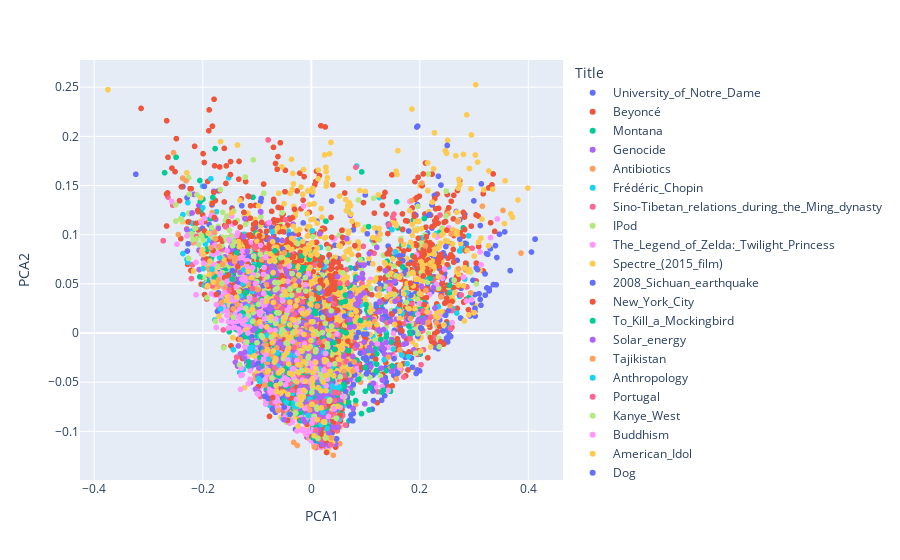

Notebook cell for this chart:
### Code cell
from sklearn.decomposition import PCA
import plotly.express as px

# Reduce to 2D using PCA
pca = PCA(n_components=2)
reduced_embeddings = pca.fit_transform(reduced_embeddings)

# Create a DataFrame for plotting
import pandas as pd
df = pd.DataFrame({
    'PCA1': reduced_embeddings[:, 0],
    'PCA2': reduced_embeddings[:, 1],
    'Title': titles  # this should be aligned with the embeddings
})

# Plot with color by title
fig = px.scatter(
    df,
    x='PCA1',
    y='PCA2',
    color='Title',
    # title='2D PCA of Question Embeddings Colored by Title',
    hover_data=['Title']
)
fig.show()
# fig.write_html("pca_plot_all_tfidf.html")

### Figure 1 — Plotly figure (JSON) as saved in the notebook; plotly's stock layout.template omitted (floating-point values rounded to 4 significant figures; data arrays with more than 128 entries replaced by an {"elided": "..."} marker saying what was removed)
{"data": [{"customdata": {"elided": "269x1 str values"}, "hovertemplate": "Title=%{customdata[0]}<br>PCA1=%{x}<br>PCA2=%{y}<extra></extra>", "legendgroup": "University_of_Notre_Dame", "marker": {"color": "#636efa", "symbol": "circle"}, "mode": "markers", "name": "University_of_Notre_Dame", "showlegend": true, "type": "scattergl", "x": {"elided": "269 float values"}, "xaxis": "x", "y": {"elided": "269 float values"}, "yaxis": "y"}, {"customdata": {"elided": "758x1 str values"}, "hovertemplate": "Title=%{customdata[0]}<br>PCA1=%{x}<br>PCA2=%{y}<extra></extra>", "legendgroup": "Beyoncé", "marker": {"color": "#EF553B", "symbol": "circle"}, "mode": "markers", "name": "Beyoncé", "showlegend": true, "type": "scattergl", "x": {"elided": "758 float values"}, "xaxis": "x", "y": {"elided": "758 float values"}, "yaxis": "y"}, {"customdata": {"elided": "150x1 str values"}, "hovertemplate": "Title=%{customdata[0]}<br>PCA1=%{x}<br>PCA2=%{y}<extra></extra>", "legendgroup": "Montana", "marker": {"color": "#00cc96", "symbol": "circle"}, "mode": "markers", "name": "Montana", "showlegend": true, "type": "scattergl", "x": {"elided": "150 float values"}, "xaxis": "x", "y": {"elided": "150 float values"}, "yaxis": "y"}, {"customdata": {"elided": "137x1 str values"}, "hovertemplate": "Title=%{customdata[0]}<br>PCA1=%{x}<br>PCA2=%{y}<extra></extra>", "legendgroup": "Genocide", "marker": {"color": "#ab63fa", "symbol": "circle"}, "mode": "markers", "name": "Genocide", "showlegend": true, "type": "scattergl", "x": {"elided": "137 float values"}, "xaxis": "x", "y": {"elided": "137 float values"}, "yaxis": "y"}, {"customdata": {"elided": "169x1 str values"}, "hovertemplate": "Title=%{customdata[0]}<br>PCA1=%{x}<br>PCA2=%{y}<extra></extra>", "legendgroup": "Antibiotics", "marker": {"color": "#FFA15A", "symbol": "circle"}, "mode": "markers", "name": "Antibiotics", "showlegend": true, "type": "scattergl", "x": {"elided": "169 float values"}, "xaxis": "x", "y": {"elided": "169 float values"}, "yaxis": "y"}, {"customdata": {"elided": "697x1 str values"}, "hovertemplate": "Title=%{customdata[0]}<br>PCA1=%{x}<br>PCA2=%{y}<extra></extra>", "legendgroup": "Frédéric_Chopin", "marker": {"color": "#19d3f3", "symbol": "circle"}, "mode": "markers", "name": "Frédéric_Chopin", "showlegend": true, "type": "scattergl", "x": {"elided": "697 float values"}, "xaxis": "x", "y": {"elided": "697 float values"}, "yaxis": "y"}, {"customdata": {"elided": "291x1 str values"}, "hovertemplate": "Title=%{customdata[0]}<br>PCA1=%{x}<br>PCA2=%{y}<extra></extra>", "legendgroup": "Sino-Tibetan_relations_during_the_Ming_dynasty", "marker": {"color": "#FF6692", "symbol": "circle"}, "mode": "markers", "name": "Sino-Tibetan_relations_during_the_Ming_dynasty", "showlegend": true, "type": "scattergl", "x": {"elided": "291 float values"}, "xaxis": "x", "y": {"elided": "291 float values"}, "yaxis": "y"}, {"customdata": {"elided": "327x1 str values"}, "hovertemplate": "Title=%{customdata[0]}<br>PCA1=%{x}<br>PCA2=%{y}<extra></extra>", "legendgroup": "IPod", "marker": {"color": "#B6E880", "symbol": "circle"}, "mode": "markers", "name": "IPod", "showlegend": true, "type": "scattergl", "x": {"elided": "327 float values"}, "xaxis": "x", "y": {"elided": "327 float values"}, "yaxis": "y"}, {"customdata": {"elided": "214x1 str values"}, "hovertemplate": "Title=%{customdata[0]}<br>PCA1=%{x}<br>PCA2=%{y}<extra></extra>", "legendgroup": "The_Legend_of_Zelda:_Twilight_Princess", "marker": {"color": "#FF97FF", "symbol": "circle"}, "mode": "markers", "name": "The_Legend_of_Zelda:_Twilight_Princess", "showlegend": true, "type": "scattergl", "x": {"elided": "214 float values"}, "xaxis": "x", "y": {"elided": "214 float values"}, "yaxis": "y"}, {"customdata": {"elided": "274x1 str values"}, "hovertemplate": "Title=%{customdata[0]}<br>PCA1=%{x}<br>PCA2=%{y}<extra></extra>", "legendgroup": "Spectre_(2015_film)", "marker": {"color": "#FECB52", "symbol": "circle"}, "mode": "markers", "name": "Spectre_(2015_film)", "showlegend": true, "type": "scattergl", "x": {"elided": "274 float values"}, "xaxis": "x", "y": {"elided": "274 float values"}, "yaxis": "y"}, {"customdata": {"elided": "521x1 str values"}, "hovertemplate": "Title=%{customdata[0]}<br>PCA1=%{x}<br>PCA2=%{y}<extra></extra>", "legendgroup": "2008_Sichuan_earthquake", "marker": {"color": "#636efa", "symbol": "circle"}, "mode": "markers", "name": "2008_Sichuan_earthquake", "showlegend": true, "type": "scattergl", "x": {"elided": "521 float values"}, "xaxis": "x", "y": {"elided": "521 float values"}, "yaxis": "y"}, {"customdata": {"elided": "817x1 str values"}, "hovertemplate": "Title=%{customdata[0]}<br>PCA1=%{x}<br>PCA2=%{y}<extra></extra>", "legendgroup": "New_York_City", "marker": {"color": "#EF553B", "symbol": "circle"}, "mode": "markers", "name": "New_York_City", "showlegend": true, "type": "scattergl", "x": {"elided": "817 float values"}, "xaxis": "x", "y": {"elided": "817 float values"}, "yaxis": "y"}, {"customdata": {"elided": "228x1 str values"}, "hovertemplate": "Title=%{customdata[0]}<br>PCA1=%{x}<br>PCA2=%{y}<extra></extra>", "legendgroup": "To_Kill_a_Mockingbird", "marker": {"color": "#00cc96", "symbol": "circle"}, "mode": "markers", "name": "To_Kill_a_Mockingbird", "showlegend": true, "type": "scattergl", "x": {"elided": "228 float values"}, "xaxis": "x", "y": {"elided": "228 float values"}, "yaxis": "y"}, {"customdata": {"elided": "250x1 str values"}, "hovertemplate": "Title=%{customdata[0]}<br>PCA1=%{x}<br>PCA2=%{y}<extra></extra>", "legendgroup": "Solar_energy", "marker": {"color": "#ab63fa", "symbol": "circle"}, "mode": "markers", "name": "Solar_energy", "showlegend": true, "type": "scattergl", "x": {"elided": "250 float values"}, "xaxis": "x", "y": {"elided": "250 float values"}, "yaxis": "y"}, {"customdata": {"elided": "154x1 str values"}, "hovertemplate": "Title=%{customdata[0]}<br>PCA1=%{x}<br>PCA2=%{y}<extra></extra>", "legendgroup": "Tajikistan", "marker": {"color": "#FFA15A", "symbol": "circle"}, "mode": "markers", "name": "Tajikistan", "showlegend": true, "type": "scattergl", "x": {"elided": "154 float values"}, "xaxis": "x", "y": {"elided": "154 float values"}, "yaxis": "y"}, {"customdata": {"elided": "222x1 str values"}, "hovertemplate": "Title=%{customdata[0]}<br>PCA1=%{x}<br>PCA2=%{y}<extra></extra>", "legendgroup": "Anthropology", "marker": {"color": "#19d3f3", "symbol": "circle"}, "mode": "markers", "name": "Anthropology", "showlegend": true, "type": "scattergl", "x": {"elided": "222 float values"}, "xaxis": "x", "y": {"elided": "222 float values"}, "yaxis": "y"}, {"customdata": {"elided": "435x1 str values"}, "hovertemplate": "Title=%{customdata[0]}<br>PCA1=%{x}<br>PCA2=%{y}<extra></extra>", "legendgroup": "Portugal", "marker": {"color": "#FF6692", "symbol": "circle"}, "mode": "markers", "name": "Portugal", "showlegend": true, "type": "scattergl", "x": {"elided": "435 float values"}, "xaxis": "x", "y": {"elided": "435 float values"}, "yaxis": "y"}, {"customdata": {"elided": "428x1 str values"}, "hovertemplate": "Title=%{customdata[0]}<br>PCA1=%{x}<br>PCA2=%{y}<extra></extra>", "legendgroup": "Kanye_West", "marker": {"color": "#B6E880", "symbol": "circle"}, "mode": "markers", "name": "Kanye_West", "showlegend": true, "type": "scattergl", "x": {"elided": "428 float values"}, "xaxis": "x", "y": {"elided": "428 float values"}, "yaxis": "y"}, {"customdata": {"elided": "610x1 str values"}, "hovertemplate": "Title=%{customdata[0]}<br>PCA1=%{x}<br>PCA2=%{y}<extra></extra>", "legendgroup": "Buddhism", "marker": {"color": "#FF97FF", "symbol": "circle"}, "mode": "markers", "name": "Buddhism", "showlegend": true, "type": "scattergl", "x": {"elided": "610 float values"}, "xaxis": "x", "y": {"elided": "610 float values"}, "yaxis": "y"}, {"customdata": {"elided": "802x1 str values"}, "hovertemplate": "Title=%{customdata[0]}<br>PCA1=%{x}<br>PCA2=%{y}<extra></extra>", "legendgroup": "American_Idol", "marker": {"color": "#FECB52", "symbol": "circle"}, "mode": "markers", "name": "American_Idol", "showlegend": true, "type": "scattergl", "x": {"elided": "802 float values"}, "xaxis": "x", "y": {"elided": "802 float values"}, "yaxis": "y"}, {"customdata": {"elided": "392x1 str values"}, "hovertemplate": "Title=%{customdata[0]}<br>PCA1=%{x}<br>PCA2=%{y}<extra></extra>", "legendgroup": "Dog", "marker": {"color": "#636efa", "symbol": "circle"}, "mode": "markers", "name": "Dog", "showlegend": true, "type": "scattergl", "x": {"elided": "392 float values"}, "xaxis": "x", "y": {"elided": "392 float values"}, "yaxis": "y"}, {"customdata": {"elided": "500x1 str values"}, "hovertemplate": "Title=%{customdata[0]}<br>PCA1=%{x}<br>PCA2=%{y}<extra></extra>", "legendgroup": "2008_Summer_Olympics_torch_relay", "marker": {"color": "#EF553B", "symbol": "circle"}, "mode": "markers", "name": "2008_Summer_Olympics_torch_relay", "showlegend": true, "type": "scattergl", "x": {"elided": "500 float values"}, "xaxis": "x", "y": {"elided": "500 float values"}, "yaxis": "y"}, {"customdata": {"elided": "317x1 str values"}, "hovertemplate": "Title=%{customdata[0]}<br>PCA1=%{x}<br>PCA2=%{y}<extra></extra>", "legendgroup": "Alfred_North_Whitehead", "marker": {"color": "#00cc96", "symbol": "circle"}, "mode": "markers", "name": "Alfred_North_Whitehead", "showlegend": true, "type": "scattergl", "x": {"elided": "317 float values"}, "xaxis": "x", "y": {"elided": "317 float values"}, "yaxis": "y"}, {"customdata": {"elided": "390x1 str values"}, "hovertemplate": "Title=%{customdata[0]}<br>PCA1=%{x}<br>PCA2=%{y}<extra></extra>", "legendgroup": "Financial_crisis_of_2007%E2%80%9308", "marker": {"color": "#ab63fa", "symbol": "circle"}, "mode": "markers", "name": "Financial_crisis_of_2007%E2%80%9308", "showlegend": true, "type": "scattergl", "x": {"elided": "390 float values"}, "xaxis": "x", "y": {"elided": "390 float values"}, "yaxis": "y"}, {"customdata": [["Saint_Barth%C3%A9lemy"], ["Saint_Barth%C3%A9lemy"], ["Saint_Barth%C3%A9lemy"], ["Saint_Barth%C3%A9lemy"], ["Saint_Barth%C3%A9lemy"], ["Saint_Barth%C3%A9lemy"], ["Saint_Barth%C3%A9lemy"], ["Saint_Barth%C3%A9lemy"], ["Saint_Barth%C3%A9lemy"], ["Saint_Barth%C3%A9lemy"], ["Saint_Barth%C3%A9lemy"], ["Saint_Barth%C3%A9lemy"], ["Saint_Barth%C3%A9lemy"], ["Saint_Barth%C3%A9lemy"], ["Saint_Barth%C3%A9lemy"], ["Saint_Barth%C3%A9lemy"], ["Saint_Barth%C3%A9lemy"], ["Saint_Barth%C3%A9lemy"], ["Saint_Barth%C3%A9lemy"], ["Saint_Barth%C3%A9lemy"], ["Saint_Barth%C3%A9lemy"], ["Saint_Barth%C3%A9lemy"], ["Saint_Barth%C3%A9lemy"], ["Saint_Barth%C3%A9lemy"], ["Saint_Barth%C3%A9lemy"], ["Saint_Barth%C3%A9lemy"], ["Saint_Barth%C3%A9lemy"], ["Saint_Barth%C3%A9lemy"], ["Saint_Barth%C3%A9lemy"], ["Saint_Barth%C3%A9lemy"], ["Saint_Barth%C3%A9lemy"], ["Saint_Barth%C3%A9lemy"], ["Saint_Barth%C3%A9lemy"], ["Saint_Barth%C3%A9lemy"], ["Saint_Barth%C3%A9lemy"], ["Saint_Barth%C3%A9lemy"], ["Saint_Barth%C3%A9lemy"], ["Saint_Barth%C3%A9lemy"], ["Saint_Barth%C3%A9lemy"], ["Saint_Barth%C3%A9lemy"], ["Saint_Barth%C3%A9lemy"], ["Saint_Barth%C3%A9lemy"], ["Saint_Barth%C3%A9lemy"], ["Saint_Barth%C3%A9lemy"], ["Saint_Barth%C3%A9lemy"], ["Saint_Barth%C3%A9lemy"], ["Saint_Barth%C3%A9lemy"], ["Saint_Barth%C3%A9lemy"], ["Saint_Barth%C3%A9lemy"], ["Saint_Barth%C3%A9lemy"], ["Saint_Barth%C3%A9lemy"], ["Saint_Barth%C3%A9lemy"], ["Saint_Barth%C3%A9lemy"], ["Saint_Barth%C3%A9lemy"], ["Saint_Barth%C3%A9lemy"], ["Saint_Barth%C3%A9lemy"], ["Saint_Barth%C3%A9lemy"], ["Saint_Barth%C3%A9lemy"], ["Saint_Barth%C3%A9lemy"], ["Saint_Barth%C3%A9lemy"], ["Saint_Barth%C3%A9lemy"], ["Saint_Barth%C3%A9lemy"], ["Saint_Barth%C3%A9lemy"], ["Saint_Barth%C3%A9lemy"], ["Saint_Barth%C3%A9lemy"], ["Saint_Barth%C3%A9lemy"], ["Saint_Barth%C3%A9lemy"], ["Saint_Barth%C3%A9lemy"], ["Saint_Barth%C3%A9lemy"], ["Saint_Barth%C3%A9lemy"], ["Saint_Barth%C3%A9lemy"], ["Saint_Barth%C3%A9lemy"], ["Saint_Barth%C3%A9lemy"], ["Saint_Barth%C3%A9lemy"], ["Saint_Barth%C3%A9lemy"], ["Saint_Barth%C3%A9lemy"], ["Saint_Barth%C3%A9lemy"], ["Saint_Barth%C3%A9lemy"], ["Saint_Barth%C3%A9lemy"], ["Saint_Barth%C3%A9lemy"], ["Saint_Barth%C3%A9lemy"], ["Saint_Barth%C3%A9lemy"], ["Saint_Barth%C3%A9lemy"], ["Saint_Barth%C3%A9lemy"], ["Saint_Barth%C3%A9lemy"], ["Saint_Barth%C3%A9lemy"], ["Saint_Barth%C3%A9lemy"], ["Saint_Barth%C3%A9lemy"], ["Saint_Barth%C3%A9lemy"], ["Saint_Barth%C3%A9lemy"], ["Saint_Barth%C3%A9lemy"], ["Saint_Barth%C3%A9lemy"], ["Saint_Barth%C3%A9lemy"], ["Saint_Barth%C3%A9lemy"], ["Saint_Barth%C3%A9lemy"], ["Saint_Barth%C3%A9lemy"], ["Saint_Barth%C3%A9lemy"], ["Saint_Barth%C3%A9lemy"], ["Saint_Barth%C3%A9lemy"], ["Saint_Barth%C3%A9lemy"], ["Saint_Barth%C3%A9lemy"], ["Saint_Barth%C3%A9lemy"], ["Saint_Barth%C3%A9lemy"], ["Saint_Barth%C3%A9lemy"], ["Saint_Barth%C3%A9lemy"], ["Saint_Barth%C3%A9lemy"], ["Saint_Barth%C3%A9lemy"], ["Saint_Barth%C3%A9lemy"], ["Saint_Barth%C3%A9lemy"], ["Saint_Barth%C3%A9lemy"], ["Saint_Barth%C3%A9lemy"], ["Saint_Barth%C3%A9lemy"], ["Saint_Barth%C3%A9lemy"], ["Saint_Barth%C3%A9lemy"], ["Saint_Barth%C3%A9lemy"], ["Saint_Barth%C3%A9lemy"], ["Saint_Barth%C3%A9lemy"], ["Saint_Barth%C3%A9lemy"], ["Saint_Barth%C3%A9lemy"], ["Saint_Barth%C3%A9lemy"]], "hovertemplate": "Title=%{customdata[0]}<br>PCA1=%{x}<br>PCA2=%{y}<extra></extra>", "legendgroup": "Saint_Barth%C3%A9lemy", "marker": {"color": "#FFA15A", "symbol": "circle"}, "mode": "markers", "name": "Saint_Barth%C3%A9lemy", "showlegend": true, "type": "scattergl", "x": [0.117, 0.001013, 0.02636, -0.1716, -0.028, -0.04955, -0.1436, 0.2392, -0.0588, 0.07697, -0.002713, 0.27, -0.04911, 0.02387, 0.2576, -0.01219, 4.007e-05, 0.2153, -0.09133, 0.1649, -0.1011, -0.0637, -0.07053, -0.01515, -0.1766, -0.02942, 0.2305, -0.05803, -0.1162, 0.07896, 0.2557, 0.2102, 0.03631, 0.1652, 0.2113, -0.012, -0.06355, 0.1252, -0.02573, -0.02823, -0.05693, -0.1592, -0.02679, -0.00854, -0.07558, -0.08256, -0.08159, -0.08116, -0.08405, 0.03742, 0.02102, 0.005487, 0.06018, -0.01217, 0.006808, 0.1826, -0.06881, -0.06713, -0.07493, -0.02977, -0.01224, -0.165, -0.00322, -0.03454, -0.1412, 0.2663, -0.02762, -0.007626, -0.06118, -0.04324, 0.03909, 0.00552, -0.0513, -0.08557, 0.2038, -0.1195, -0.01306, -0.1926, -0.08364, -0.2309, -0.08549, -0.0884, -0.02725, -0.05837, -0.0503, -0.131, -0.1894, -0.1732, -0.04245, -0.03648, -0.06275, -0.007446, 0.05778, -0.1491, 0.0285, -0.1826, -0.02201, -0.03719, -0.009249, -0.1039, 0.2716, 0.2193, -0.185, -0.1636, -0.1364, -0.0206, 0.2501, 0.1421, 0.06023, -0.06107, 0.01087, -0.01587, -0.108, -0.178, -0.01328, -0.1701, -0.1399, -0.09846, -0.04188, -0.03196], "xaxis": "x", "y": [0.01179, -0.08518, -0.03637, 0.05405, -0.02337, 0.0815, 0.02451, 0.03661, 0.02691, -0.03872, -0.03068, 0.1134, 0.01259, -0.008376, 0.1007, 0.01846, 0.03953, 0.01105, 0.07465, 0.05876, 0.009702, 0.02694, -0.024, -0.03039, 0.09568, -0.07703, 0.01055, -0.003263, 0.05057, -0.02946, 0.02755, 0.08864, -0.08381, 0.09386, 0.04334, -0.03153, -0.01514, 0.04506, -0.03225, -0.01457, 0.006691, 0.0466, -0.04275, 0.008116, 0.0009155, 0.04919, 0.03173, -0.02993, -0.04006, -0.1065, -0.09136, -0.1159, -0.03914, -0.01248, -0.1034, 0.0147, -0.006999, 0.0138, -0.02215, -0.01105, -0.03335, 0.03143, -0.07823, 0.04659, 0.07267, 0.1032, -0.0013, -0.07525, -0.07881, -0.007367, -0.003089, -0.03487, 0.008813, -0.006604, 0.1524, 0.0555, -0.0328, 0.04704, -0.01232, 0.1548, -0.05283, -0.01952, -0.04905, 0.02242, 0.001168, -0.006693, 0.06536, 0.04939, -0.000952, 0.02364, -0.03701, 0.005733, -0.06465, 0.07772, -0.06908, 0.06108, -0.07453, -0.0009919, -0.01465, 0.04554, 0.06532, 0.07085, 0.08685, 0.0698, 0.02882, -0.02502, 0.1208, -0.02447, -0.03028, -0.04063, 0.02743, 0.02475, 0.05613, 0.1027, -0.01152, 0.08813, 0.07651, 0.04404, -0.02137, 0.05397], "yaxis": "y"}, {"customdata": [["Genome"], ["Genome"], ["Genome"], ["Genome"], ["Genome"], ["Genome"], ["Genome"], ["Genome"], ["Genome"], ["Genome"], ["Genome"], ["Genome"], ["Genome"], ["Genome"], ["Genome"], ["Genome"], ["Genome"], ["Genome"], ["Genome"], ["Genome"], ["Genome"], ["Genome"], ["Genome"], ["Genome"], ["Genome"], ["Genome"], ["Genome"], ["Genome"], ["Genome"], ["Genome"], ["Genome"], ["Genome"], ["Genome"], ["Genome"], ["Genome"], ["Genome"], ["Genome"], ["Genome"], ["Genome"], ["Genome"], ["Genome"], ["Genome"], ["Genome"], ["Genome"], ["Genome"], ["Genome"], ["Genome"], ["Genome"], ["Genome"], ["Genome"], ["Genome"], ["Genome"], ["Genome"], ["Genome"], ["Genome"], ["Genome"], ["Genome"], ["Genome"], ["Genome"], ["Genome"], ["Genome"], ["Genome"], ["Genome"], ["Genome"], ["Genome"], ["Genome"], ["Genome"], ["Genome"], ["Genome"], ["Genome"], ["Genome"], ["Genome"], ["Genome"], ["Genome"], ["Genome"], ["Genome"]], "hovertemplate": "Title=%{customdata[0]}<br>PCA1=%{x}<br>PCA2=%{y}<extra></extra>", "legendgroup": "Genome", "marker": {"color": "#19d3f3", "symbol": "circle"}, "mode": "markers", "name": "Genome", "showlegend": true, "type": "scattergl", "x": [-0.1084, -0.1829, -0.03473, -0.03556, -0.0718, -0.04036, 0.02908, 0.1792, -0.02127, 0.02113, -0.1227, 0.01974, -0.1084, -0.1098, -0.002795, 0.1552, 0.1756, -0.05515, 0.04814, -0.0296, -0.005441, -0.04632, -0.00236, -0.03017, -0.03149, -0.03638, 0.001963, -0.03243, -0.009991, 0.01601, -0.04628, -0.1302, -0.03367, 0.005665, 0.05206, -0.169, -0.001071, 0.0152, -0.01802, -0.06012, -0.09488, -0.06322, 0.0004155, -0.04287, -0.1121, -0.1668, -0.1257, 0.03772, -0.04615, -0.1172, 0.03861, -0.01613, 0.01895, -0.08246, -0.06288, 0.02907, -0.07597, 0.003054, -0.07896, -0.02904, 0.002887, -0.1092, -0.1126, 0.03679, -0.04063, -0.04063, -0.03573, 0.02266, 0.01812, -0.1158, 0.02144, -0.1245, -0.09702, -0.1134, 0.04663, -0.002856], "xaxis": "x", "y": [0.04211, 0.06495, -0.06135, -0.05205, 0.1031, -0.02611, -0.09726, -0.02408, -0.0742, -0.07601, 0.01678, -0.0563, -0.01448, 0.05733, -0.03949, 0.08255, 0.04073, 0.01293, -0.08661, -0.02265, -0.08404, 0.03485, -0.06759, -0.07425, -0.07057, -0.03503, 0.1039, -0.04619, -0.01274, -0.05738, -0.07038, 0.0378, -0.0364, -0.1034, -0.05485, 0.07677, -0.04874, -0.03694, -0.03848, 0.001911, -0.00278, -0.02023, -0.07104, 0.03731, -0.01933, 0.02454, 0.0499, -0.03411, 0.01093, 0.02713, -0.0539, -0.03742, -0.04819, -0.002303, -0.03347, -0.06697, 0.01208, -0.007184, -0.02652, -0.07499, -0.01437, 0.03431, -0.01557, -0.05905, -0.0215, -0.0215, -0.05179, -0.02006, -0.09305, 0.01149, -0.08058, 0.06419, -0.04656, 0.01576, -0.05649, 0.005206], "yaxis": "y"}, {"customdata": [["Comprehensive_school"], ["Comprehensive_school"], ["Comprehensive_school"], ["Comprehensive_school"], ["Comprehensive_school"], ["Comprehensive_school"], ["Comprehensive_school"], ["Comprehensive_school"], ["Comprehensive_school"], ["Comprehensive_school"], ["Comprehensive_school"], ["Comprehensive_school"], ["Comprehensive_school"], ["Comprehensive_school"], ["Comprehensive_school"], ["Comprehensive_school"], ["Comprehensive_school"], ["Comprehensive_school"], ["Comprehensive_school"], ["Comprehensive_school"], ["Comprehensive_school"], ["Comprehensive_school"], ["Comprehensive_school"], ["Comprehensive_school"], ["Comprehensive_school"], ["Comprehensive_school"], ["Comprehensive_school"], ["Comprehensive_school"], ["Comprehensive_school"], ["Comprehensive_school"], ["Comprehensive_school"], ["Comprehensive_school"], ["Comprehensive_school"], ["Comprehensive_school"], ["Comprehensive_school"], ["Comprehensive_school"], ["Comprehensive_school"], ["Comprehensive_school"], ["Comprehensive_school"], ["Comprehensive_school"], ["Comprehensive_school"], ["Comprehensive_school"], ["Comprehensive_school"], ["Comprehensive_school"], ["Comprehensive_school"], ["Comprehensive_school"], ["Comprehensive_school"], ["Comprehensive_school"], ["Comprehensive_school"], ["Comprehensive_school"], ["Comprehensive_school"], ["Comprehensive_school"], ["Comprehensive_school"], ["Comprehensive_school"], ["Comprehensive_school"], ["Comprehensive_school"], ["Comprehensive_school"], ["Comprehensive_school"], ["Comprehensive_school"], ["Comprehensive_school"], ["Comprehensive_school"], ["Comprehensive_school"], ["Comprehensive_school"], ["Comprehensive_school"], ["Comprehensive_school"], ["Comprehensive_school"], ["Comprehensive_school"], ["Comprehensive_school"], ["Comprehensive_school"], ["Comprehensive_school"], ["Comprehensive_school"], ["Comprehensive_school"], ["Comprehensive_school"]], "hovertemplate": "Title=%{customdata[0]}<br>PCA1=%{x}<br>PCA2=%{y}<extra></extra>", "legendgroup": "Comprehensive_school", "marker": {"color": "#FF6692", "symbol": "circle"}, "mode": "markers", "name": "Comprehensive_school", "showlegend": true, "type": "scattergl", "x": [-0.01161, -0.02949, 0.00585, 0.2197, -0.1508, 0.04185, -0.02091, -0.03916, 0.1821, 0.06679, -0.1035, -0.02551, 0.0505, 0.01516, -0.1824, 0.001379, -0.03176, -0.008068, -0.008068, -0.06117, -0.06461, 0.04646, -0.006725, -0.03958, -0.105, -0.01978, 0.0336, 0.03577, 0.03532, 0.03532, -0.01649, 0.02428, 0.009573, 0.02378, 0.0424, -0.01659, 0.04941, -0.006546, 0.06084, -0.001728, -0.03121, -0.01294, 0.06478, 0.01435, -0.02679, -0.06758, -0.05737, -0.02994, -0.01912, 0.0003778, 0.04369, -0.05584, -0.01427, -0.04329, -0.04852, -0.02936, -0.0645, -0.02183, 0.03115, 0.05103, 0.05245, -0.05427, -0.1086, -0.03454, 0.008365, -0.03813, -0.02482, 0.01628, -0.003094, 0.009273, -0.04702, -0.02388, 0.04227], "xaxis": "x", "y": [-0.03879, -0.04933, -0.09055, 0.01604, 0.04352, 0.02961, 0.04024, -0.002327, -0.005808, 0.05031, 0.0219, 0.005053, -0.03195, -0.08796, 0.04801, -0.01819, -0.01462, -0.002019, -0.002019, 0.02169, 0.02955, 0.008152, -0.009721, -0.05176, 0.03403, 0.002161, -0.08429, -0.1136, -0.08295, -0.08295, -0.04546, -0.06939, -0.04348, -0.07534, -0.06016, 0.03162, -0.06088, -0.002623, -0.04334, -0.008909, 0.01914, -0.009693, -0.0286, -0.00957, 0.01043, -0.03549, 0.06721, -0.04405, -0.01686, -0.07057, -0.06897, 0.04476, -0.03141, 0.0149, 0.03116, 0.03855, 0.03569, 0.00186, -0.03363, -0.002091, 0.0506, 0.02496, 0.04517, -0.05815, -0.09918, 0.03183, -0.02054, -0.1083, 0.005583, -0.07048, -0.02942, -0.06001, -0.07495], "yaxis": "y"}, {"customdata": {"elided": "145x1 str values"}, "hovertemplate": "Title=%{customdata[0]}<br>PCA1=%{x}<br>PCA2=%{y}<extra></extra>", "legendgroup": "Republic_of_the_Congo", "marker": {"color": "#B6E880", "symbol": "circle"}, "mode": "markers", "name": "Republic_of_the_Congo", "showlegend": true, "type": "scattergl", "x": {"elided": "145 float values"}, "xaxis": "x", "y": {"elided": "145 float values"}, "yaxis": "y"}, {"customdata": [["Prime_minister"], ["Prime_minister"], ["Prime_minister"], ["Prime_minister"], ["Prime_minister"], ["Prime_minister"], ["Prime_minister"], ["Prime_minister"], ["Prime_minister"], ["Prime_minister"], ["Prime_minister"], ["Prime_minister"], ["Prime_minister"], ["Prime_minister"], ["Prime_minister"], ["Prime_minister"], ["Prime_minister"], ["Prime_minister"], ["Prime_minister"], ["Prime_minister"], ["Prime_minister"], ["Prime_minister"], ["Prime_minister"], ["Prime_minister"], ["Prime_minister"], ["Prime_minister"], ["Prime_minister"], ["Prime_minister"], ["Prime_minister"], ["Prime_minister"], ["Prime_minister"], ["Prime_minister"], ["Prime_minister"], ["Prime_minister"], ["Prime_minister"], ["Prime_minister"], ["Prime_minister"], ["Prime_minister"], ["Prime_minister"], ["Prime_minister"], ["Prime_minister"], ["Prime_minister"], ["Prime_minister"], ["Prime_minister"], ["Prime_minister"], ["Prime_minister"], ["Prime_minister"], ["Prime_minister"], ["Prime_minister"], ["Prime_minister"], ["Prime_minister"], ["Prime_minister"], ["Prime_minister"], ["Prime_minister"], ["Prime_minister"], ["Prime_minister"], ["Prime_minister"], ["Prime_minister"], ["Prime_minister"], ["Prime_minister"], ["Prime_minister"], ["Prime_minister"], ["Prime_minister"], ["Prime_minister"], ["Prime_minister"], ["Prime_minister"], ["Prime_minister"], ["Prime_minister"], ["Prime_minister"], ["Prime_minister"], ["Prime_minister"], ["Prime_minister"], ["Prime_minister"], ["Prime_minister"], ["Prime_minister"], ["Prime_minister"], ["Prime_minister"], ["Prime_minister"], ["Prime_minister"], ["Prime_minister"], ["Prime_minister"], ["Prime_minister"], ["Prime_minister"], ["Prime_minister"], ["Prime_minister"], ["Prime_minister"], ["Prime_minister"], ["Prime_minister"], ["Prime_minister"], ["Prime_minister"], ["Prime_minister"], ["Prime_minister"], ["Prime_minister"], ["Prime_minister"], ["Prime_minister"], ["Prime_minister"], ["Prime_minister"], ["Prime_minister"], ["Prime_minister"], ["Prime_minister"]], "hovertemplate": "Title=%{customdata[0]}<br>PCA1=%{x}<br>PCA2=%{y}<extra></extra>", "legendgroup": "Prime_minister", "marker": {"color": "#FF97FF", "symbol": "circle"}, "mode": "markers", "name": "Prime_minister", "showlegend": true, "type": "scattergl", "x": [-0.07682, -0.1234, -0.0006219, -0.02492, -0.1134, -0.1411, -0.06509, -0.01644, -0.1082, 0.02645, -0.1181, -0.0482, 0.006545, -0.04313, -0.02009, -0.04072, -0.01748, -0.09219, -0.02163, 0.05323, -0.005235, 0.0004366, -0.09033, -0.03241, 0.003039, -0.1277, -0.1354, 0.0473, -0.01484, 0.1219, 0.02299, 0.001292, 0.03338, -0.08799, -0.02648, 0.002417, 0.02968, -0.07052, 0.004755, -0.0149, -0.01916, -0.004809, -0.02755, -0.08595, -0.2026, -0.2124, -0.03302, -0.08679, -0.04402, -0.06677, -0.05183, -0.08371, -0.1343, -0.004218, -0.04328, -0.08806, -0.08804, -0.01043, -0.08744, -0.05342, -0.02266, -0.01169, 0.05816, 0.03157, -0.1723, -0.05955, -0.04729, -0.03404, 0.04235, -0.09663, 0.007486, -0.09272, -0.01251, -0.09464, -0.04342, -0.03424, -0.1207, -0.03937, -0.1261, -0.1168, -0.1026, -0.1315, -0.1556, -0.0855, -0.1526, -0.06525, -0.1463, -0.07759, -0.1554, -0.1122, 0.008333, -0.04313, -0.08354, -0.09353, -0.02888, -0.129, -0.1071, 0.02751, -0.1208, -0.1516], "xaxis": "x", "y": [0.003481, 0.05655, -0.03089, -0.02056, 0.03515, 0.005826, -0.02718, -0.04822, 0.06636, -0.02072, 0.06742, -0.04576, -0.02925, -0.04766, 0.001154, 0.06809, -0.06305, 0.007056, -0.0587, -0.07561, 0.06013, -0.0379, 0.03275, -0.04489, -0.08808, 0.05446, 0.1018, -0.0009479, -0.06398, -0.0111, -0.03785, -0.09183, -0.03199, -0.02656, -0.02837, -0.03276, -0.04718, -0.009095, -0.002931, -0.04895, 0.02269, -0.04938, -0.06757, 0.01439, 0.1122, 0.07181, -0.03659, 0.0665, 0.02308, 0.002562, 0.04397, 0.07699, 0.004003, 0.02256, -0.01705, 0.05974, 0.02851, 0.04912, 0.04007, 0.03349, -0.06223, -0.07666, -0.06442, -0.08497, 0.08106, -0.03932, -0.05268, -0.008571, -0.07708, 0.02107, -0.0389, 0.02109, -0.0112, 0.01838, 0.05248, -0.03646, 0.01391, 0.02685, 0.009441, 2.61e-05, 0.05014, 0.01734, 0.05246, 0.02874, 0.00518, 0.01422, 0.01106, 0.1123, 0.01776, 0.06501, -0.04486, -0.02743, -0.02167, 0.08924, 0.01099, 0.01185, 0.05927, -0.05368, 0.05303, 0.09513], "yaxis": "y"}, {"customdata": {"elided": "134x1 str values"}, "hovertemplate": "Title=%{customdata[0]}<br>PCA1=%{x}<br>PCA2=%{y}<extra></extra>", "legendgroup": "Institute_of_technology", "marker": {"color": "#FECB52", "symbol": "circle"}, "mode": "markers", "name": "Institute_of_technology", "showlegend": true, "type": "scattergl", "x": {"elided": "134 float values"}, "xaxis": "x", "y": {"elided": "134 float values"}, "yaxis": "y"}], "layout": {"legend": {"title": {"text": "Title"}, "tracegroupgap": 0}, "margin": {"t": 60}, "xaxis": {"anchor": "y", "domain": [0, 1], "title": {"text": "PCA1"}}, "yaxis": {"anchor": "x", "domain": [0, 1], "title": {"text": "PCA2"}}}}
